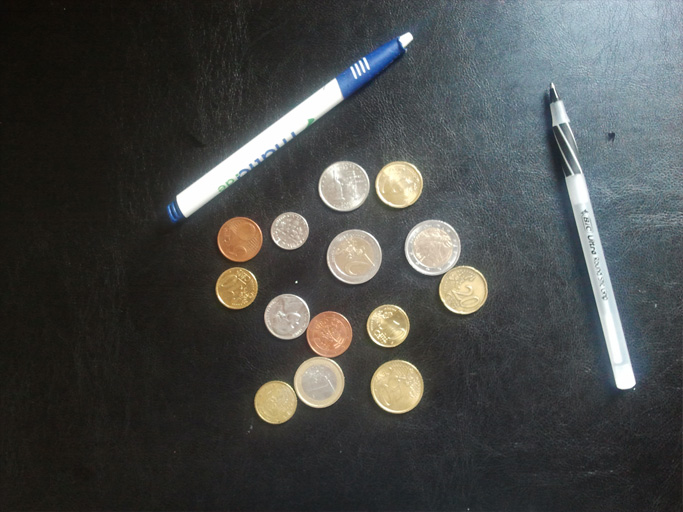
#> input picture ps1_python/input/ps1-input1.png, 683 x 512 px
$ python ps1_4.py   (Python 2 division)
#> lines starting #> are read from the running program, lines starting #| are printed output that depends on the picture; after the words box and inside, x2 and y2 are one past the last pixel; in counts of white or black regions, pixels touching at a corner belong together
### ps1_python/hough_lines.py
import cv2
from matplotlib import pyplot as plt
import numpy as np
import math
import scipy.ndimage.filters as filters
import scipy.ndimage as ndimage

def hough_lines_acc(BW, rho_resolution=1.0, theta=range(0, 180, 1)):
	rows, cols = BW.shape
	H = np.zeros((4*(max(rows,cols)), len(theta)))
	cos_d = []
	sin_d = []

	for t in theta:
		cos_d.append(math.cos(math.radians(t)))
		sin_d.append(math.sin(math.radians(t)))

	for x in range(rows):
		for y in range(cols):
			if (BW[x, y] != 0):
				for t in theta:
					d = y * cos_d[t] - x * sin_d[t]
					H[d + 2 * (max(rows, cols)),t] += 1

	return (H, theta, rho_resolution)

# [51 lines left out: functions hough_peaks, hough_lines_draw, not called in this run]


# [29 lines that do not run on import are left out]

### ps1_python/ps1_4.py
import cv2
from ps1_python.hough_lines import *
from matplotlib import pyplot as plt

PATH_in = "input/"
PATH_out = "output/"

img_origin = cv2.imread(PATH_in + "ps1-input1.png")
#> img_origin is the input picture: shape (512, 683, 3); mean B, G, R 71.9, 73.3, 71.2

img_gray = cv2.cvtColor(img_origin, cv2.COLOR_BGR2GRAY)
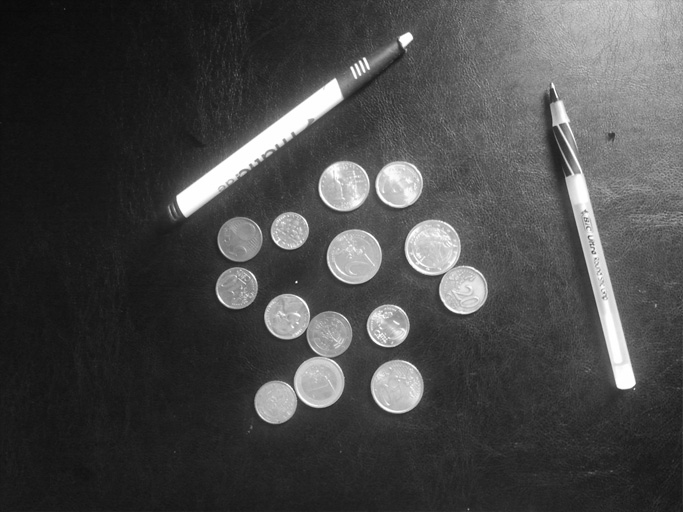
#> img_gray: shape (512, 683); min 9, max 255, mean 72.5

img_gray_canny= cv2.Canny(img_gray, 150, 150)
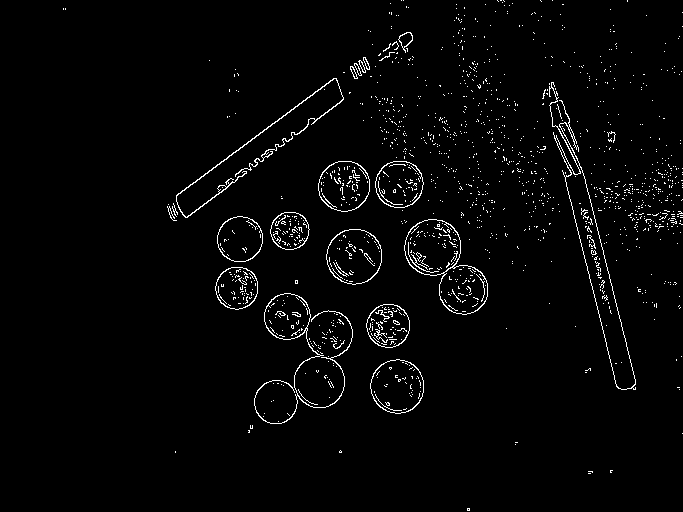
#> img_gray_canny: shape (512, 683); 2.4% white in thin lines or dots

img_smooth = cv2.GaussianBlur(img_gray, (9,9), 0)

img_smooth_canny = cv2.Canny(img_smooth, 150, 150)
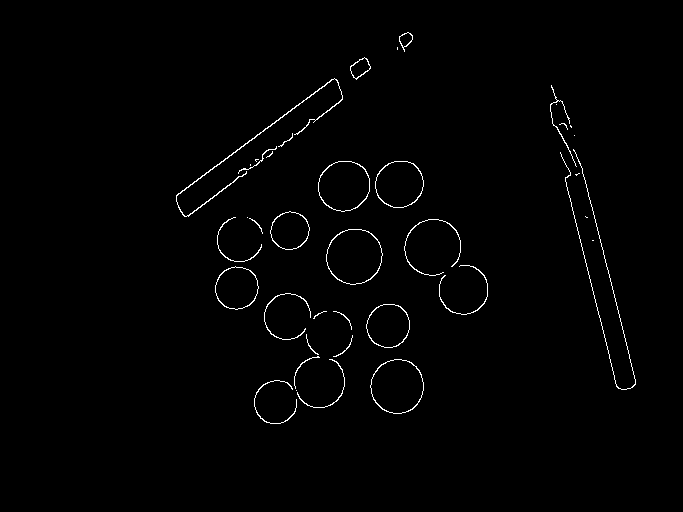
#> img_smooth_canny: shape (512, 683); 1.1% white in thin lines or dots, all inside (x1, y1, x2, y2) = (176, 32, 636, 424)

plt.subplot(221)
plt.imshow(img_gray, cmap="Greys_r")

plt.subplot(222)
plt.imshow(img_gray_canny, cmap="Greys_r")

plt.subplot(223)
plt.imshow(img_smooth, cmap="Greys_r")
plt.imsave(PATH_out+"ps1-4-a-1.png", img_smooth, cmap="Greys_r")
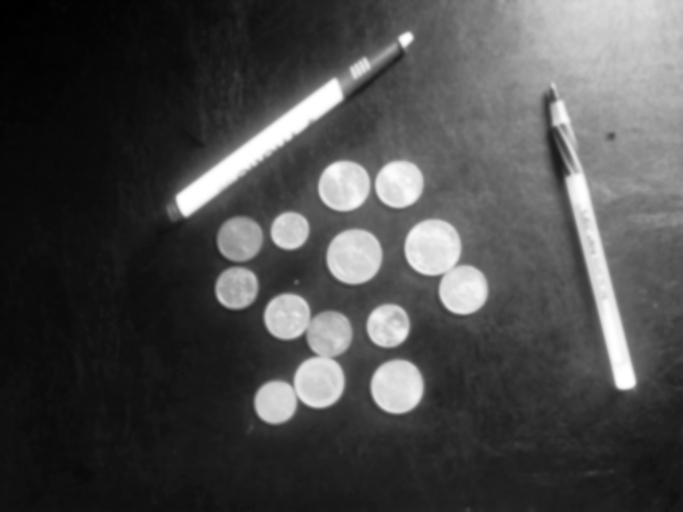
#> saved as ps1-4-a-1.png: shape (512, 683, 3); min 0, max 255, mean 74.2

plt.subplot(224)
plt.imshow(img_smooth_canny, cmap="Greys_r")
plt.imsave(PATH_out+"ps1-4-b-1.png", img_smooth_canny, cmap="Greys_r")

h,t,r = hough_lines_acc(img_smooth_canny)
#> in hough_lines_acc, `H = np.zeros((4*(max(rows,cols)), len(theta)))`: H: shape (2732, 180) float64; every value is 0
#> after the loop in hough_lines_acc, `for t in theta:`: cos_d = 180 values, max 1 at index 0, min -1 at index 179, mean 0.00556; sin_d = 180 values, max 1 at index 90, min 0 at index 0, mean 0.637
#> (the run stopped early here; a loop or call above may not have finished)

$ run again, with ps1_python/input/ps1-input0-noise.png copied over ps1_python/input/ps1-input1.png
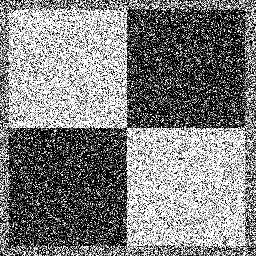
#> input picture ps1_python/input/ps1-input0-noise.png, 256 x 256 px
#> img_origin is the input picture: shape (256, 256, 3); min 0, max 255, mean 127.6
#> `img_gray_canny= cv2.Canny(img_gray, 150, 150)`:
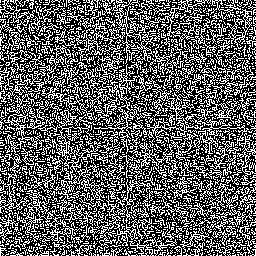
#> img_gray_canny: shape (256, 256); 37.4% white in thin lines or dots
#> img_smooth_canny: shape (256, 256); 2.5% white in thin lines or dots
#> `plt.imsave(PATH_out+"ps1-4-a-1.png", img_smooth, cmap="Greys_r")`:
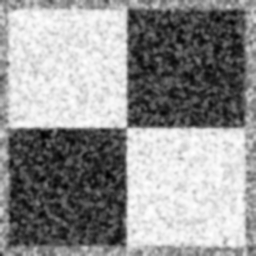
#> saved as ps1-4-a-1.png: shape (256, 256, 3); min 0, max 255, mean 146.8
#> H: shape (1024, 180) float64; every value is 0
#> after the loop in hough_lines_acc, `for t in theta:`: cos_d = 180 values, max 1 at index 0, min -1 at index 179, mean 0.00556; sin_d = 180 values, max 1 at index 90, min 0 at index 0, mean 0.637
